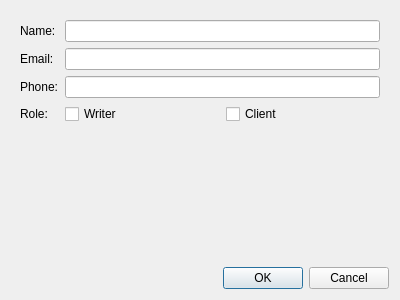
<?xml version="1.0" encoding="UTF-8"?>
<ui version="4.0">
 <class>CCreateContactDialog</class>
 <widget class="QDialog" name="CCreateContactDialog">
  <property name="geometry">
   <rect>
    <x>0</x>
    <y>0</y>
    <width>400</width>
    <height>300</height>
   </rect>
  </property>
  <property name="windowTitle">
   <string>Add new contact</string>
  </property>
  <layout class="QVBoxLayout" name="verticalLayout">
   <item>
    <widget class="QWidget" name="widget" native="true">
     <layout class="QHBoxLayout" name="horizontalLayout">
      <item>
       <layout class="QFormLayout" name="formLayout">
        <item row="0" column="0">
         <widget class="QLabel" name="nameLabel">
          <property name="text">
           <string>Name:</string>
          </property>
         </widget>
        </item>
        <item row="0" column="1">
         <widget class="QLineEdit" name="nameLineEdit"/>
        </item>
        <item row="1" column="0">
         <widget class="QLabel" name="emailLabel">
          <property name="text">
           <string>Email:</string>
          </property>
         </widget>
        </item>
        <item row="1" column="1">
         <widget class="QLineEdit" name="emailLineEdit"/>
        </item>
        <item row="2" column="0">
         <widget class="QLabel" name="phoneLabel">
          <property name="text">
           <string>Phone:</string>
          </property>
         </widget>
        </item>
        <item row="2" column="1">
         <widget class="QLineEdit" name="phoneLineEdit"/>
        </item>
        <item row="3" column="0">
         <widget class="QLabel" name="roleLabel">
          <property name="text">
           <string>Role:</string>
          </property>
         </widget>
        </item>
        <item row="3" column="1">
         <widget class="QWidget" name="widget_2" native="true">
          <layout class="QHBoxLayout" name="horizontalLayout_2">
           <property name="leftMargin">
            <number>0</number>
           </property>
           <property name="topMargin">
            <number>0</number>
           </property>
           <property name="rightMargin">
            <number>0</number>
           </property>
           <property name="bottomMargin">
            <number>0</number>
           </property>
           <item>
            <widget class="QCheckBox" name="isWriterCheckBox">
             <property name="text">
              <string>Writer</string>
             </property>
            </widget>
           </item>
           <item>
            <widget class="QCheckBox" name="isClientcheckBox">
             <property name="text">
              <string>Client</string>
             </property>
            </widget>
           </item>
          </layout>
         </widget>
        </item>
       </layout>
      </item>
     </layout>
    </widget>
   </item>
   <item>
    <widget class="QDialogButtonBox" name="buttonBox">
     <property name="orientation">
      <enum>Qt::Horizontal</enum>
     </property>
     <property name="standardButtons">
      <set>QDialogButtonBox::Cancel|QDialogButtonBox::Ok</set>
     </property>
    </widget>
   </item>
  </layout>
 </widget>
 <resources/>
 <connections>
  <connection>
   <sender>buttonBox</sender>
   <signal>accepted()</signal>
   <receiver>CCreateContactDialog</receiver>
   <slot>accept()</slot>
   <hints>
    <hint type="sourcelabel">
     <x>248</x>
     <y>254</y>
    </hint>
    <hint type="destinationlabel">
     <x>157</x>
     <y>274</y>
    </hint>
   </hints>
  </connection>
  <connection>
   <sender>buttonBox</sender>
   <signal>rejected()</signal>
   <receiver>CCreateContactDialog</receiver>
   <slot>reject()</slot>
   <hints>
    <hint type="sourcelabel">
     <x>316</x>
     <y>260</y>
    </hint>
    <hint type="destinationlabel">
     <x>286</x>
     <y>274</y>
    </hint>
   </hints>
  </connection>
 </connections>
</ui>
